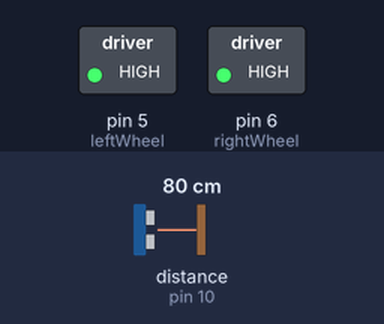
Bench run of a sketch on a simulated Arduino Uno, built with avr-gcc and run on an emulated ATmega328P. On the bench: switched loads named in the sketch (green lamp = pin HIGH). Wiring (inferred from the names in the program): ultrasonic range finder: trigger pin 9; echo pin 10. The inputs (shaded band) are chosen by the test bench; at power-on: distance to the obstacle (sensor on pin 10) 80 cm. The echo pulse lasts 58.3 µs per cm; pins used as bus, display or sensor lines are not drawn.

Above: at 1.2 s.
1.3 s: distance to the obstacle (sensor on pin 10) set to 19 cm
2.8 s: distance to the obstacle (sensor on pin 10) set to 15 cm
At 3.4 s:
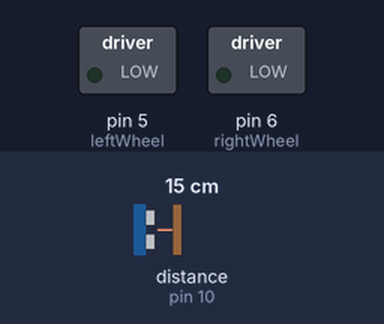
4.3 s: distance to the obstacle (sensor on pin 10) set to 18 cm
At 5.5 s:
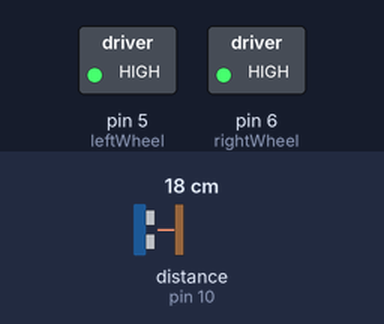
5.8 s: distance to the obstacle (sensor on pin 10) set to 2 cm
At 6.8 s:
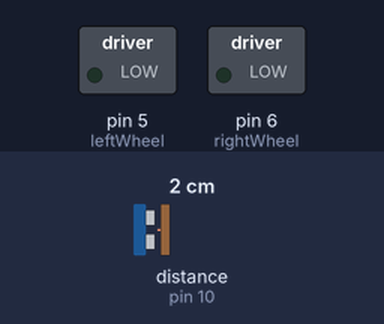
Timing chart, 0 to 8.3 s (numbered marks = the images above; inputs shaded):
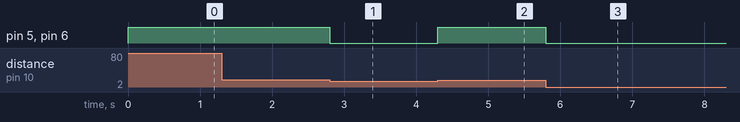

The sketch:

V_bot.ino
```cpp
const int leftWheel = 5;
const int rightWheel = 6;
const int trigPin = 9;
const int echoPin = 10;
long duration;
int distance;

void setup() {
  pinMode(leftWheel, OUTPUT);
  pinMode(rightWheel, OUTPUT);
  pinMode(trigPin, OUTPUT);
  pinMode(echoPin, INPUT);
}

void loop() {
  // Clears the trigPin
  digitalWrite(trigPin, LOW);
  delayMicroseconds(10);

  // Sets the trigPin on HIGH state for 10 micro seconds
  digitalWrite(trigPin, HIGH);
  delayMicroseconds(100);
  digitalWrite(trigPin, LOW);

  // Reads the echoPin, returns the sound wave travel time in microseconds
  duration = pulseIn(echoPin, HIGH);

  // Calculating the distance
  distance= duration*0.034/2;

  if (distance <= 15)
  {
    digitalWrite(leftWheel, LOW);
    digitalWrite(rightWheel, LOW);
    delayMicroseconds(1000);
  }
  else if (distance > 15)
  {
    digitalWrite(leftWheel, HIGH);
    digitalWrite(rightWheel, HIGH);
  }
}
```

Measured:
- the behaviour switches between 17 and 16 cm on distance to the obstacle (sensor on pin 10) (found by bisection; images 0 and 1)
- after the input at 1.3 s, every drawn part: stays the same
- after the input at 2.8 s, pin 5 (leftWheel), pin 6 (rightWheel): HIGH → LOW at once
- after the input at 4.3 s, pin 5 (leftWheel), pin 6 (rightWheel): LOW → HIGH at once
- after the input at 5.8 s, pin 5 (leftWheel), pin 6 (rightWheel): HIGH → LOW at once
